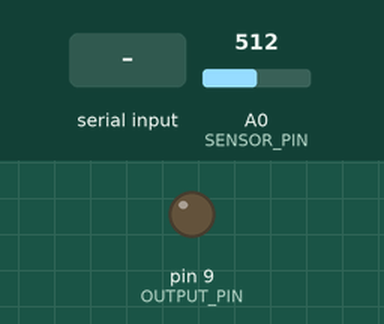
Recording of a sketch running on a simulated Arduino Uno, built with avr-gcc and run on an emulated ATmega328P. Shown: output pins drawn as LEDs (lit = HIGH). The test bench sets the inputs (shaded band); at power-on: A0 (SENSOR_PIN) = 512. What the sketch prints to the serial monitor is not drawn.

Above: at 1.2 s.
1.3 s: byte 30 received over Serial
At 2.3 s:
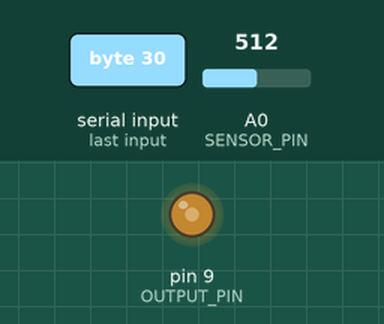
2.8 s: byte 90 received over Serial
At 3.4 s:
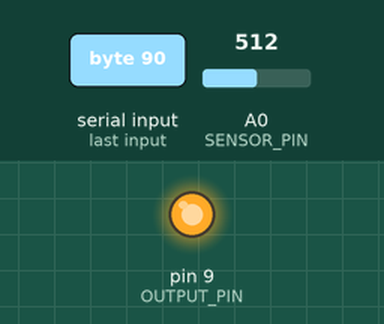
Timing chart, 0 to 5.8 s (numbered marks = the images above; inputs shaded):
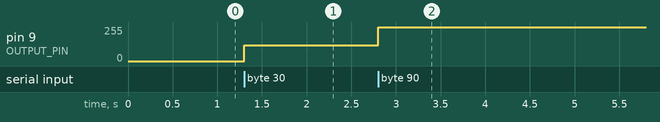

Measured:
- after the input at 1.3 s, pin 9 (OUTPUT_PIN): 0/255 → 120/255 at once
- after the input at 2.8 s, pin 9 (OUTPUT_PIN): 120/255 → 255/255 at once

The sketch:

SerialCommunication.ino
```cpp
#define SENSOR_PIN   A0
#define OUTPUT_PIN   9


void setup() {
  // initialize the serial communication:
  Serial.begin(9600);

  // Initialise the pins
  pinMode(SENSOR_PIN, INPUT);
  pinMode(OUTPUT_PIN, OUTPUT);

  // Turn the output off
  analogWrite(OUTPUT_PIN, 0);
}

void loop() {

  // Take reading from the sensor
  int myReading = analogRead(SENSOR_PIN);

  // Send it to the serial connection
  Serial.write(myReading);


  // check if data has been received from the serial connection:
  if (Serial.available() > 0) {

    // take the reading
    int receivedReading = Serial.read();

    // Maybe some mapping needed here
    receivedReading = map(receivedReading, 0, 255, 0, 1023);

    // Use the reading for the output
    analogWrite(OUTPUT_PIN, receivedReading);
  }
}
```
